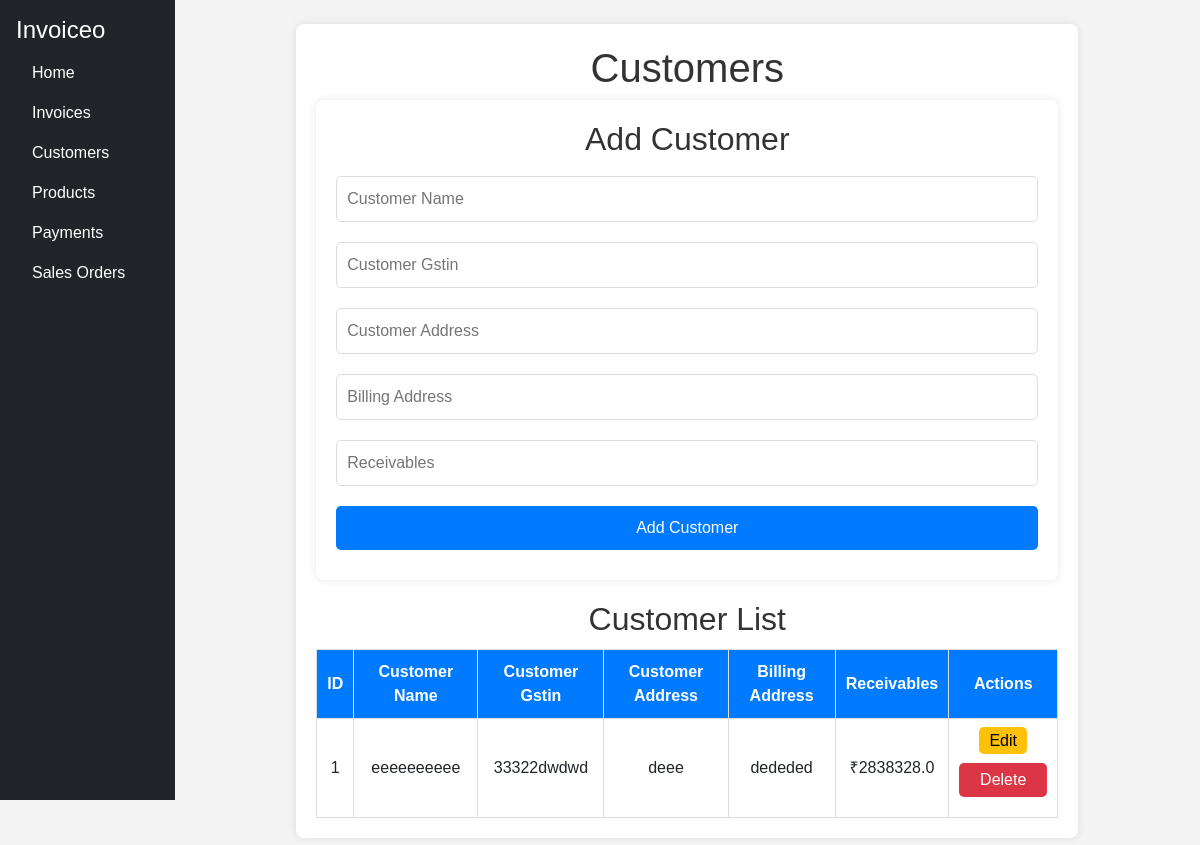
The page /customers on the database as committed earlier.
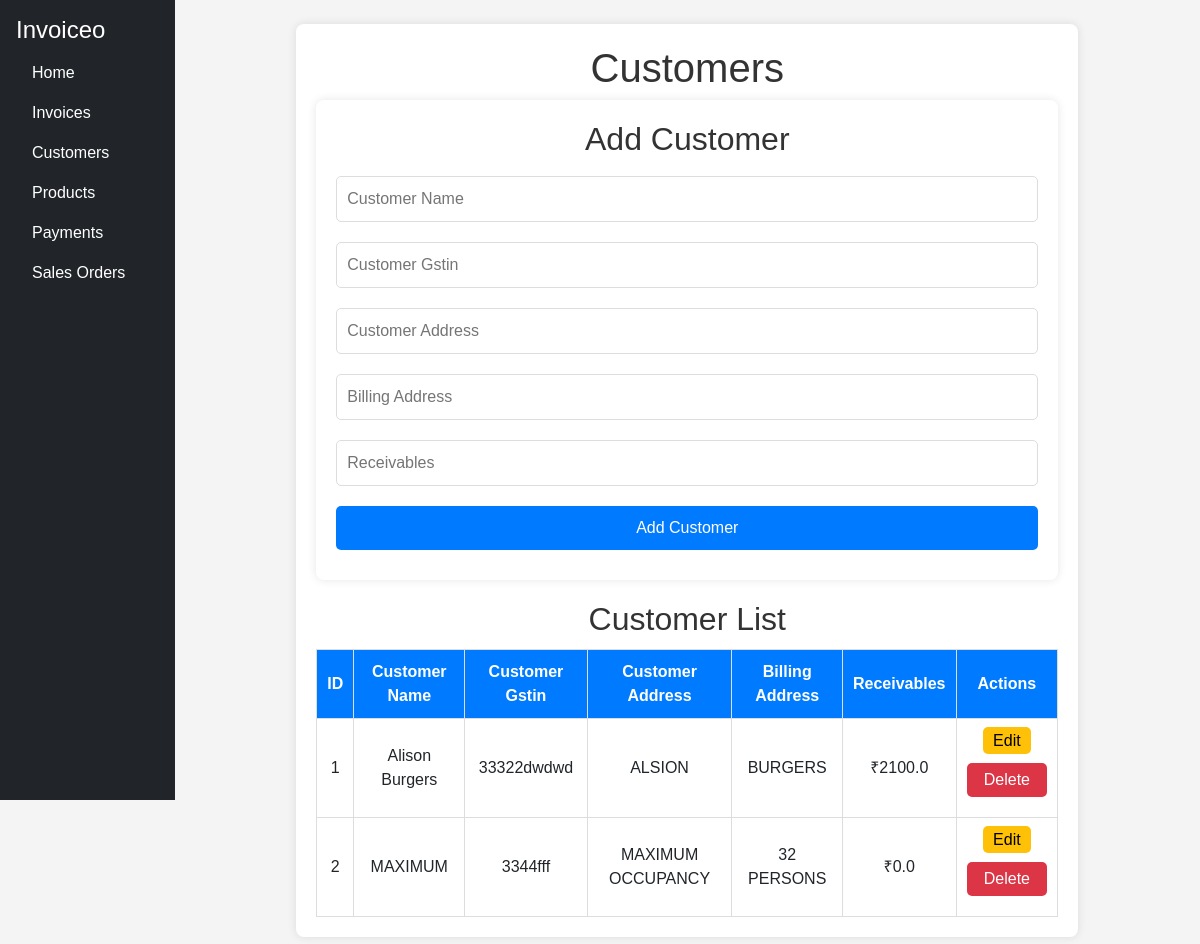
The same page on the database as committed later.
### app.py (models this page shows)
class Customer(db.Model):
    id = db.Column(db.Integer, primary_key=True)
    customer_name = db.Column(db.String(100), nullable=False)
    customer_gstin = db.Column(db.String(15), nullable=False)
    customer_address = db.Column(db.String(300), nullable=False)
    billing_address = db.Column(db.String(300), nullable=False)
    receivables = db.Column(db.Float, default=0.0)

### app.py (the view)
@app.route('/customers', methods=['GET'])
def customers():
    all_customers = Customer.query.all()
    return render_template('customers.html', customers=all_customers)

### templates/customers.html
{% extends 'base.html' %}
{% block content %}
<link rel="stylesheet" href="{{ url_for('static', filename='customers.css') }}">
<div class="container">
    <h1>Customers</h1>
    <div class="form-container">
        <h2>Add Customer</h2>
        <form action="/add_customer" method="POST">
            <input type="text" name="customer_name" placeholder="Customer Name" required>
            <input type="text" name="customer_gstin" placeholder="Customer Gstin" required>
            <input type="text" name="customer_address" placeholder="Customer Address" required>
            <input type="text" name="billing_address" placeholder="Billing Address" required>
            <input type="number" name="receivables" placeholder="Receivables" required>
            <button type="submit">Add Customer</button>
        </form>
    </div>
    <div class="table-container">
        <h2>Customer List</h2>
        <table>
            <tr>
                <th>ID</th>
                <th>Customer Name</th>
                <th>Customer Gstin</th>
                <th>Customer Address</th>
                <th>Billing Address</th>
                <th>Receivables</th>
                <th>Actions</th>
            </tr>
            {% for customer in customers %}
            <tr>
                <td>{{ customer.id }}</td>
                <td>{{ customer.customer_name }}</td>
                <td>{{ customer.customer_gstin }}</td>
                <td>{{ customer.customer_address }}</td>
                <td>{{ customer.billing_address }}</td>
                <td>₹{{ customer.receivables }}</td>
                <td>
                    <a class="edit-btn" href="{{ url_for('edit_customer', id=customer.id) }}">Edit</a>
                    <form action="{{ url_for('delete_customer', id=customer.id) }}" method="POST" class="delete-form">
                        <button type="submit" onclick="return confirm('Are you sure ?, This action cannot be reversed !! ')">Delete</button>
                    </form>
                </td>
            </tr>
            {% endfor %}
        </table>
    </div>
</div>
{% endblock %}

Rows that differ between the two databases and show on the page:
changed Customer "33322dwdwd": customer_name "eeeeeeeeee" → "Alison Burgers"; customer_address "deee" → "ALSION"; billing_address "dededed" → "BURGERS"; receivables "2838328.0" → "2100.0"
added Customer: id "2", customer_name "MAXIMUM", customer_gstin "3344fff", customer_address "MAXIMUM OCCUPANCY", billing_address "32 PERSONS", receivables "0.0"
